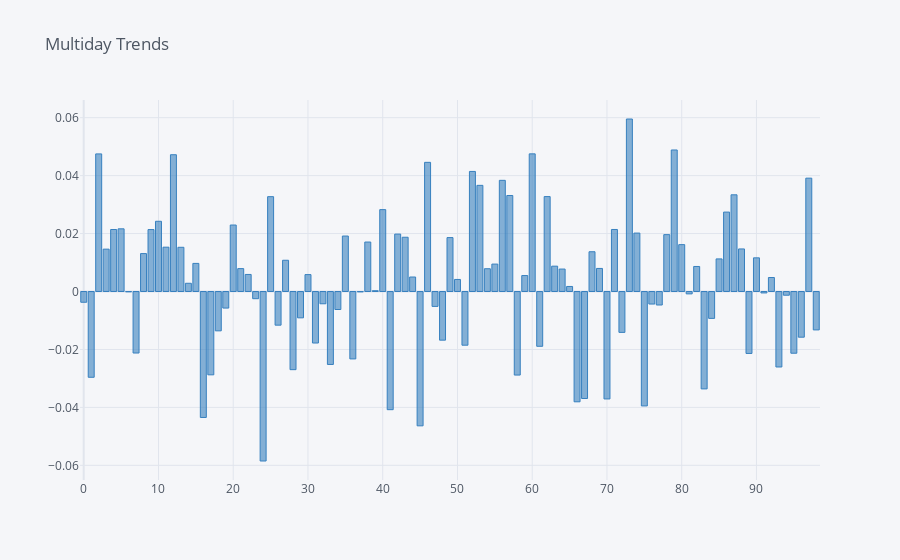

Notebook code for this chart:
### Code cell
numberofBackCorrelations2 = 100

correlationsValue2 = []

for i in range(1,numberofBackCorrelations2):
    correlationsValue2.append(cluster.CloseOpenPerc.corr(cluster.BodyRangePerc.shift(i)))
    #print(correlationsValue2[i-1])

correlationsValue2 = pd.DataFrame(correlationsValue2)
correlationsValue2.iplot(kind='bar', color="blue", title="Multiday Trends")

### Figure 1 — Plotly figure (JSON) as saved in the notebook; plotly's stock layout.template omitted (floating-point values rounded to 4 significant figures)
{"data": [{"marker": {"color": "rgba(55, 128, 191, 0.6)", "line": {"color": "rgba(55, 128, 191, 1.0)", "width": 1}}, "name": "0", "orientation": "v", "text": "", "type": "bar", "x": [0, 1, 2, 3, 4, 5, 6, 7, 8, 9, 10, 11, 12, 13, 14, 15, 16, 17, 18, 19, 20, 21, 22, 23, 24, 25, 26, 27, 28, 29, 30, 31, 32, 33, 34, 35, 36, 37, 38, 39, 40, 41, 42, 43, 44, 45, 46, 47, 48, 49, 50, 51, 52, 53, 54, 55, 56, 57, 58, 59, 60, 61, 62, 63, 64, 65, 66, 67, 68, 69, 70, 71, 72, 73, 74, 75, 76, 77, 78, 79, 80, 81, 82, 83, 84, 85, 86, 87, 88, 89, 90, 91, 92, 93, 94, 95, 96, 97, 98], "y": [-0.003708, -0.0296, 0.0475, 0.01462, 0.0214, 0.02164, -0.0001201, -0.02124, 0.01309, 0.02138, 0.02424, 0.0153, 0.04722, 0.01527, 0.002845, 0.009705, -0.04348, -0.02876, -0.01358, -0.005716, 0.02295, 0.007905, 0.005893, -0.002481, -0.05851, 0.03274, -0.01162, 0.01079, -0.02698, -0.009094, 0.005838, -0.01779, -0.004234, -0.02518, -0.006214, 0.01915, -0.02327, -0.0001432, 0.01708, 0.0002722, 0.02827, -0.04079, 0.01982, 0.01873, 0.005007, -0.04637, 0.04459, -0.005139, -0.0168, 0.01861, 0.004164, -0.01853, 0.04145, 0.03664, 0.007868, 0.009465, 0.03838, 0.03314, -0.02884, 0.005507, 0.04752, -0.01891, 0.03277, 0.00875, 0.007749, 0.001743, -0.03807, -0.03694, 0.01373, 0.007968, -0.03708, 0.02142, -0.01411, 0.05955, 0.02017, -0.0395, -0.004325, -0.004661, 0.01963, 0.04885, 0.01618, -0.0008211, 0.008642, -0.03362, -0.00928, 0.01125, 0.02742, 0.03338, 0.01469, -0.02138, 0.01162, -0.0004954, 0.004832, -0.02606, -0.001286, -0.0213, -0.01577, 0.03913, -0.01325]}], "layout": {"legend": {"bgcolor": "#F5F6F9", "font": {"color": "#4D5663"}}, "paper_bgcolor": "#F5F6F9", "plot_bgcolor": "#F5F6F9", "title": {"font": {"color": "#4D5663"}, "text": "Multiday Trends"}, "xaxis": {"gridcolor": "#E1E5ED", "showgrid": true, "tickfont": {"color": "#4D5663"}, "title": {"font": {"color": "#4D5663"}, "text": ""}, "zerolinecolor": "#E1E5ED"}, "yaxis": {"gridcolor": "#E1E5ED", "showgrid": true, "tickfont": {"color": "#4D5663"}, "title": {"font": {"color": "#4D5663"}, "text": ""}, "zerolinecolor": "#E1E5ED"}}}
